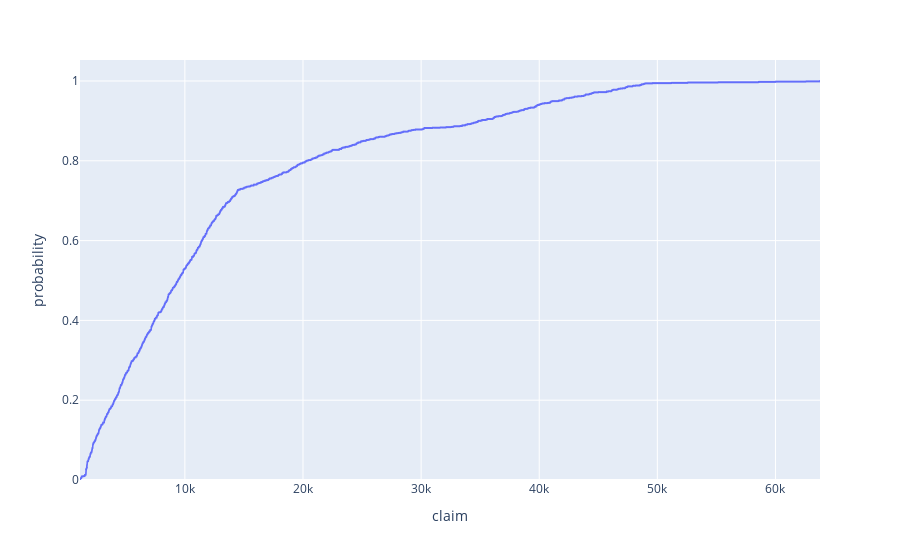

The notebook cell saved with this chart:
### Markdown cell above
### Checking the Empirical CDF that we will be sampling

### Code cell
# Pretty Picture to see Percentiles
fig = px.ecdf(application_df,x='claim')
fig.show()

### Figure 1 — Plotly figure (JSON) as saved in the notebook; plotly's stock layout.template omitted (floating-point values rounded to 4 significant figures; data arrays with more than 128 entries replaced by an {"elided": "..."} marker saying what was removed)
{"data": [{"hovertemplate": "claim=%{x}<br>probability=%{y}<extra></extra>", "legendgroup": "", "line": {"dash": "solid", "shape": "hv"}, "marker": {"color": "#636efa", "symbol": "circle"}, "mode": "lines", "name": "", "showlegend": false, "type": "scattergl", "x": {"elided": "1332 float values"}, "xaxis": "x", "y": {"elided": "1332 float values"}, "yaxis": "y"}], "layout": {"legend": {"tracegroupgap": 0}, "margin": {"t": 60}, "xaxis": {"anchor": "y", "domain": [0, 1], "title": {"text": "claim"}}, "yaxis": {"anchor": "x", "domain": [0, 1], "rangemode": "tozero", "title": {"text": "probability"}}}}
